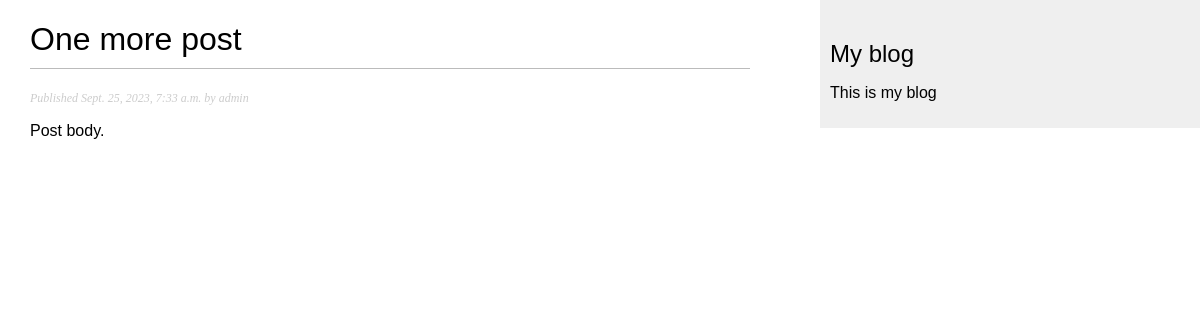
Page /blog/2023/9/25/one-more-post/ on the committed database.
### blog/models.py (models this page shows, shortened)
class Post(models.Model):
    class Status(models.TextChoices):
        DRAFT = 'DF', 'Draft'
        PUBLISHED = 'PB', 'Published'
    title = models.CharField(max_length=250)
    slug = models.SlugField(max_length=250,
                            unique_for_date='publish')
    author = models.ForeignKey(User,
                               on_delete=models.CASCADE,
                               related_name='blog_posts')
    body = models.TextField()
    publish = models.DateTimeField(default=timezone.now)
    created = models.DateTimeField(auto_now_add=True)
    updated = models.DateTimeField(auto_now=True)
    status = models.CharField(max_length=2,
                              choices=Status.choices,
                              default=Status.DRAFT)
    objects = models.Manager()
    published = PublishedManager()
    class Meta:
        ordering = ['-publish']
        indexes = [
            models.Index(fields=['-publish']),
        ]

### blog/views.py (the view)
def post_detail(request, year, month, day, post):
    post = get_object_or_404(Post,
                             status=Post.Status.PUBLISHED,
                             slug=post,
                             publish__year=year,
                             publish__month=month,
                             publish__day=day)
    return render(request,
                  'blog/post/detail.html',
                  {'post': post})

### blog/templates/blog/post/detail.html (shortened to what this page needs)
{% extends "blog/base.html" %}
{% block content %}
    <h1>{{ post.title }}</h1>
    <p class="date">
        Published {{ post.publish }} by {{ post.author }}
    </p>
    {{ post.body|linebreaks }}
{% endblock %}

### blog/static/css/blog.css (style rules this page uses)
body { margin:0; padding:0; font-family:helvetica, sans-serif; }
h1 { font-weight:normal; border-bottom:1px solid #bbb; padding:0 0 10px 0; }
p.date { color:#ccc; font-family: georgia, serif; font-size: 12px; font-style: italic; }

### rows in the picture
Post: title "One more post", publish "Sept. 25, 2023, 7:33 a.m.", author "admin", body "Post body."
